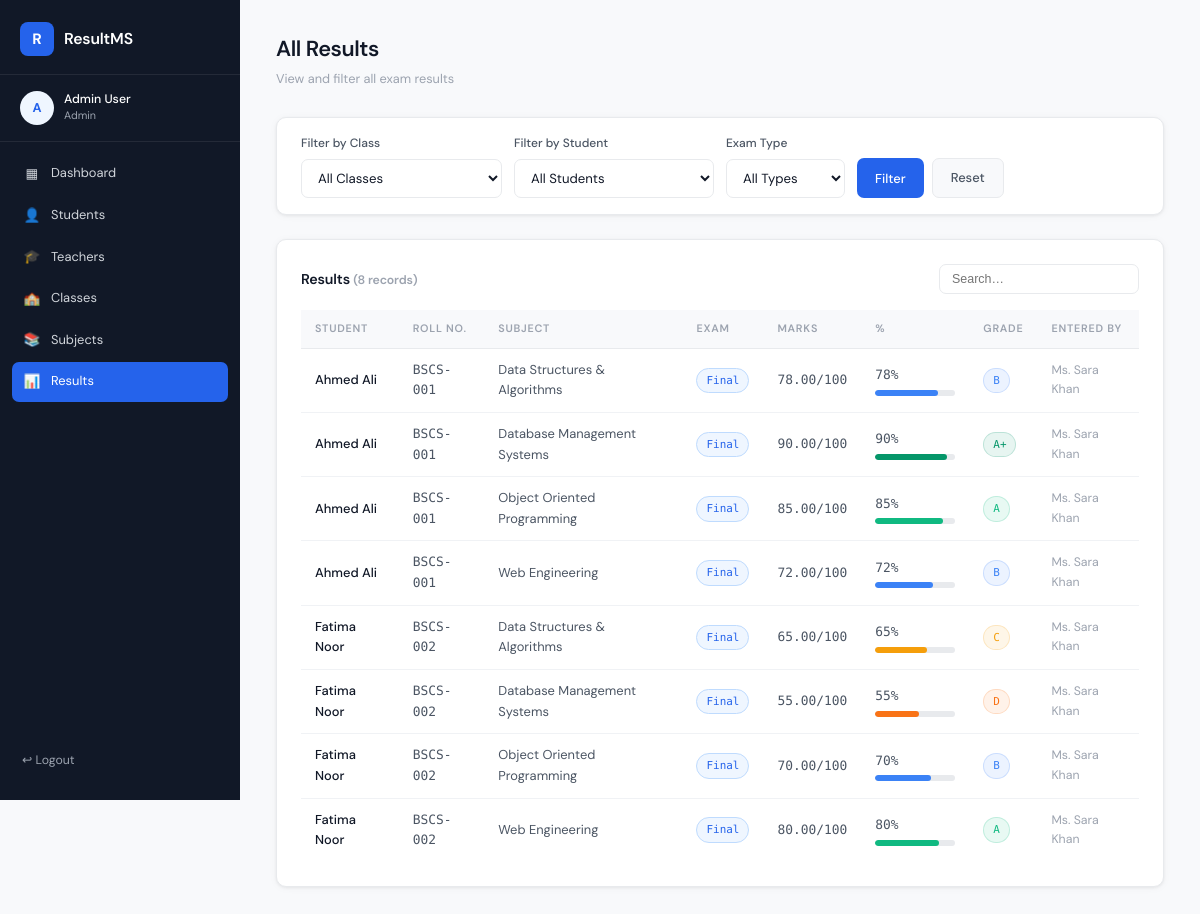
Screenshot of /admin/all_results.php (signed in) with the database file from the repository.
### tables this page shows
CREATE TABLE results (
  id           INT AUTO_INCREMENT PRIMARY KEY,
  student_id   INT NOT NULL,
  subject_id   INT NOT NULL,
  marks        DECIMAL(5,2) NOT NULL DEFAULT 0,
  exam_type    ENUM('Mid','Final','Assignment','Quiz') NOT NULL DEFAULT 'Final',
  entered_by   INT NOT NULL,
  created_at   TIMESTAMP DEFAULT CURRENT_TIMESTAMP,
  UNIQUE KEY unique_result (student_id, subject_id, exam_type),
  FOREIGN KEY (student_id) REFERENCES students(id) ON DELETE CASCADE,
  FOREIGN KEY (subject_id) REFERENCES subjects(id) ON DELETE CASCADE,
  FOREIGN KEY (entered_by) REFERENCES users(id)
);

CREATE TABLE users (
  id          INT AUTO_INCREMENT PRIMARY KEY,
  full_name   VARCHAR(100) NOT NULL,
  email       VARCHAR(100) NOT NULL UNIQUE,
  password    VARCHAR(255) NOT NULL,
  role        ENUM('admin','teacher','student') NOT NULL DEFAULT 'student',
  created_at  TIMESTAMP DEFAULT CURRENT_TIMESTAMP
);

CREATE TABLE students (
  id          INT AUTO_INCREMENT PRIMARY KEY,
  user_id     INT NOT NULL,
  roll_number VARCHAR(20) NOT NULL UNIQUE,
  class_id    INT NOT NULL,
  created_at  TIMESTAMP DEFAULT CURRENT_TIMESTAMP,
  FOREIGN KEY (user_id)  REFERENCES users(id)    ON DELETE CASCADE,
  FOREIGN KEY (class_id) REFERENCES classes(id)  ON DELETE CASCADE
);

CREATE TABLE subjects (
  id           INT AUTO_INCREMENT PRIMARY KEY,
  subject_name VARCHAR(100) NOT NULL,
  class_id     INT NOT NULL,
  total_marks  INT NOT NULL DEFAULT 100,
  FOREIGN KEY (class_id) REFERENCES classes(id) ON DELETE CASCADE
);

### includes/functions.php (called while the page is built, shortened)
<?php
function getGrade($percentage) {
    if ($percentage >= 90) return ['grade' => 'A+', 'label' => 'Outstanding', 'color' => '#059669'];
    if ($percentage >= 80) return ['grade' => 'A',  'label' => 'Excellent',   'color' => '#10b981'];
    if ($percentage >= 70) return ['grade' => 'B',  'label' => 'Good',        'color' => '#3b82f6'];
    if ($percentage >= 60) return ['grade' => 'C',  'label' => 'Average',     'color' => '#f59e0b'];
    if ($percentage >= 50) return ['grade' => 'D',  'label' => 'Pass',        'color' => '#f97316'];
    return ['grade' => 'F',  'label' => 'Fail',        'color' => '#ef4444'];
}
?>

### admin/all_results.php (the view, shortened to what this page needs)
<?php
require_once '../includes/db.php';
require_once '../includes/functions.php';
$where  = ["1=1"];
$where_sql = implode(" AND ", $where);
$sql = "
    SELECT r.id, u.full_name, s.roll_number, sub.subject_name,
           sub.total_marks, r.marks, r.exam_type, r.created_at,
           t.full_name AS teacher_name
    FROM results r
    JOIN students s   ON r.student_id = s.id
    JOIN users u      ON s.user_id    = u.id
    JOIN subjects sub ON r.subject_id = sub.id
    JOIN users t      ON r.entered_by = t.id
    WHERE $where_sql
    ORDER BY u.full_name, sub.subject_name
";
$stmt = $conn->prepare($sql);
$stmt->execute();
$results = $stmt->get_result();
include '../includes/header.php';
?>
<div class="page-header">
  <div>
    <h1 class="page-title">All Results</h1>
    <p class="page-subtitle">View and filter all exam results</p>
  </div>
</div>
<div class="card" style="padding:16px 24px">
  <form method="GET" class="flex gap-3" style="flex-wrap:wrap;align-items:flex-end">
    <div class="form-group" style="min-width:180px">
      <label>Filter by Class</label>
      <select name="class_id">
        <option value="">All Classes</option>
      </select>
    </div>
    <div class="form-group" style="min-width:200px">
      <label>Filter by Student</label>
      <select name="student_id">
        <option value="">All Students</option>
      </select>
    </div>
    <div class="form-group">
      <label>Exam Type</label>
      <select name="exam_type">
        <option value="">All Types</option>
      </select>
    </div>
    <div style="display:flex;gap:8px">
      <button type="submit" class="btn btn-primary">Filter</button>
      <a href="/student-result-system/admin/all_results.php" class="btn btn-secondary">Reset</a>
    </div>
  </form>
</div>
<div class="card">
  <div class="flex items-center" style="justify-content:space-between;margin-bottom:16px">
    <div class="card-title" style="margin:0">Results <span class="text-muted text-sm">(<?= $results->num_rows ?> records)</span></div>
    <input type="text" id="tableSearch" placeholder="Search…" style="padding:7px 12px;border:1px solid var(--border);border-radius:7px;font-size:.83rem;width:200px">
  </div>
  <div class="table-wrapper">
    <?php if ($results->num_rows > 0): ?>
    <table>
      <thead>
        <tr>
          <th>Student</th>
          <th>Roll No.</th>
          <th>Subject</th>
          <th>Exam</th>
          <th>Marks</th>
          <th>%</th>
          <th>Grade</th>
          <th>Entered By</th>
        </tr>
      </thead>
      <tbody>
        <?php while ($row = $results->fetch_assoc()):
          $pct   = round(($row['marks'] / $row['total_marks']) * 100, 1);
          $grade = getGrade($pct);
        ?>
        <tr>
          <td><strong><?= htmlspecialchars($row['full_name']) ?></strong></td>
          <td><span class="mono"><?= htmlspecialchars($row['roll_number']) ?></span></td>
          <td><?= htmlspecialchars($row['subject_name']) ?></td>
          <td><span class="badge badge-blue"><?= $row['exam_type'] ?></span></td>
          <td class="mono"><?= $row['marks'] ?>/<?= $row['total_marks'] ?></td>
          <td>
            <div class="mono" style="margin-bottom:3px"><?= $pct ?>%</div>
            <div class="progress-bar" style="width:80px">
              <div class="progress-fill" data-width="<?= $pct ?>"
                   style="background:<?= $grade['color'] ?>"></div>
            </div>
          </td>
          <td>
            <span class="badge" style="background:<?= $grade['color'] ?>18;color:<?= $grade['color'] ?>;border:1px solid <?= $grade['color'] ?>30">
              <?= $grade['grade'] ?>
            </span>
          </td>
          <td class="text-muted text-sm"><?= htmlspecialchars($row['teacher_name']) ?></td>
        </tr>
        <?php endwhile; ?>
      </tbody>
    </table>
    <?php else: ?>
      <div class="no-data">No results found for the selected filters.</div>
    <?php endif; ?>
  </div>
</div>
<?php include '../includes/footer.php'; ?>

### assets/css/style.css (style rules this page uses)
*, *::before, *::after { box-sizing: border-box; margin: 0; padding: 0; }
:root { --bg: #f8f9fb; --surface: #ffffff; --border: #e8eaed; --border-soft: #f0f2f5; --text-1: #111827; --text-2: #4b5563; --text-3: #9ca3af; --accent: #2563eb; --accent-soft: #eff6ff; --accent-dark: #1d4ed8; --danger: #ef4444; --success: #10b981; --warning: #f59e0b; --sidebar-w: 240px; --radius: 10px; --shadow: 0 1px 3px rgba(0,0,0,.06), 0 1px 8px rgba(0,0,0,.04); --shadow-md: 0 4px 16px rgba(0,0,0,.08); }
html { font-size: 15px; }
body { font-family: 'DM Sans', sans-serif; background: var(--bg); color: var(--text-1); line-height: 1.6; min-height: 100vh; }
.page-header { margin-bottom: 28px; display: flex; align-items: flex-start; justify-content: space-between; flex-wrap: wrap; gap: 12px; }
.page-title { font-size: 1.45rem; font-weight: 600; letter-spacing: -.02em; color: var(--text-1); }
.page-subtitle { font-size: .85rem; color: var(--text-3); margin-top: 2px; }
.card { background: var(--surface); border: 1px solid var(--border); border-radius: var(--radius); box-shadow: var(--shadow); padding: 24px; margin-bottom: 24px; }
.card-title { font-size: .95rem; font-weight: 600; margin-bottom: 18px; color: var(--text-1); letter-spacing: -.01em; }
.table-wrapper { overflow-x: auto; }
table { width: 100%; border-collapse: collapse; font-size: .86rem; }
thead th { text-align: left; padding: 10px 14px; font-size: .72rem; font-weight: 600; text-transform: uppercase; letter-spacing: .07em; color: var(--text-3); border-bottom: 1px solid var(--border); background: var(--bg); }
tbody td { padding: 11px 14px; border-bottom: 1px solid var(--border-soft); color: var(--text-2); vertical-align: middle; }
tbody tr:last-child td { border-bottom: none; }
td strong { color: var(--text-1); font-weight: 500; }
.form-group { display: flex; flex-direction: column; gap: 6px; }
.form-group label { font-size: .8rem; font-weight: 500; color: var(--text-2); }
.form-group input, .form-group select, .form-group textarea { padding: 9px 12px; border: 1px solid var(--border); border-radius: 7px; font-family: inherit; font-size: .88rem; color: var(--text-1); background: var(--surface); transition: border-color .15s, box-shadow .15s; outline: none; width: 100%; }
.btn { display: inline-flex; align-items: center; gap: 6px; padding: 9px 18px; border-radius: 7px; border: none; cursor: pointer; font-family: inherit; font-size: .86rem; font-weight: 500; text-decoration: none; transition: all .15s; white-space: nowrap; }
.btn-primary { background: var(--accent); color: #fff; }
.btn-secondary { background: var(--bg); color: var(--text-2); border: 1px solid var(--border); }
.badge { display: inline-block; padding: 3px 9px; border-radius: 20px; font-size: .73rem; font-weight: 500; font-family: 'DM Mono', monospace; }
.badge-blue { background: #eff6ff; color: var(--accent); border: 1px solid #bfdbfe; }
.progress-bar { height: 6px; background: var(--border); border-radius: 99px; overflow: hidden; margin-top: 4px; }
.progress-fill { height: 100%; border-radius: 99px; transition: width .4s ease; }
.flex { display: flex; }
.items-center { align-items: center; }
.gap-3 { gap: 12px; }
.text-sm { font-size: .82rem; }
.text-muted { color: var(--text-3); }
.mono { font-family: 'DM Mono', monospace; }

### rows the page displays
results: users.full_name "Ahmed Ali", student.roll_number "BSCS-001", subject.subject_name "Data Structures & Algorithms", exam_type "Final", marks "78.00", subject.total_marks "100", marks.total_marks "78", marks.total_marks "B", entered_by.full_name "Ms. Sara Khan"
results: users.full_name "Ahmed Ali", student.roll_number "BSCS-001", subject.subject_name "Database Management Systems", exam_type "Final", marks "90.00", subject.total_marks "100", marks.total_marks "90", marks.total_marks "A+", entered_by.full_name "Ms. Sara Khan"
results: users.full_name "Ahmed Ali", student.roll_number "BSCS-001", subject.subject_name "Object Oriented Programming", exam_type "Final", marks "85.00", subject.total_marks "100", marks.total_marks "85", marks.total_marks "A", entered_by.full_name "Ms. Sara Khan"
results: users.full_name "Ahmed Ali", student.roll_number "BSCS-001", subject.subject_name "Web Engineering", exam_type "Final", marks "72.00", subject.total_marks "100", marks.total_marks "72", marks.total_marks "B", entered_by.full_name "Ms. Sara Khan"
results: users.full_name "Fatima Noor", student.roll_number "BSCS-002", subject.subject_name "Data Structures & Algorithms", exam_type "Final", marks "65.00", subject.total_marks "100", marks.total_marks "65", marks.total_marks "C", entered_by.full_name "Ms. Sara Khan"
results: users.full_name "Fatima Noor", student.roll_number "BSCS-002", subject.subject_name "Database Management Systems", exam_type "Final", marks "55.00", subject.total_marks "100", marks.total_marks "55", marks.total_marks "D", entered_by.full_name "Ms. Sara Khan"
results: users.full_name "Fatima Noor", student.roll_number "BSCS-002", subject.subject_name "Object Oriented Programming", exam_type "Final", marks "70.00", subject.total_marks "100", marks.total_marks "70", marks.total_marks "B", entered_by.full_name "Ms. Sara Khan"
results: users.full_name "Fatima Noor", student.roll_number "BSCS-002", subject.subject_name "Web Engineering", exam_type "Final", marks "80.00", subject.total_marks "100", marks.total_marks "80", marks.total_marks "A", entered_by.full_name "Ms. Sara Khan"

### other values shown
APP_NAME "ResultMS"
substr($full_name, 0, 1) "A"
$full_name "Admin User"
$role "Admin"
$item['icon'] "▦"
$item['label'] "Dashboard"
$item['icon'] "👤"
$item['label'] "Students"
$item['icon'] "🎓"
$item['label'] "Teachers"
$item['icon'] "🏫"
$item['label'] "Classes"
$item['icon'] "📚"
$item['label'] "Subjects"
$item['icon'] "📊"
